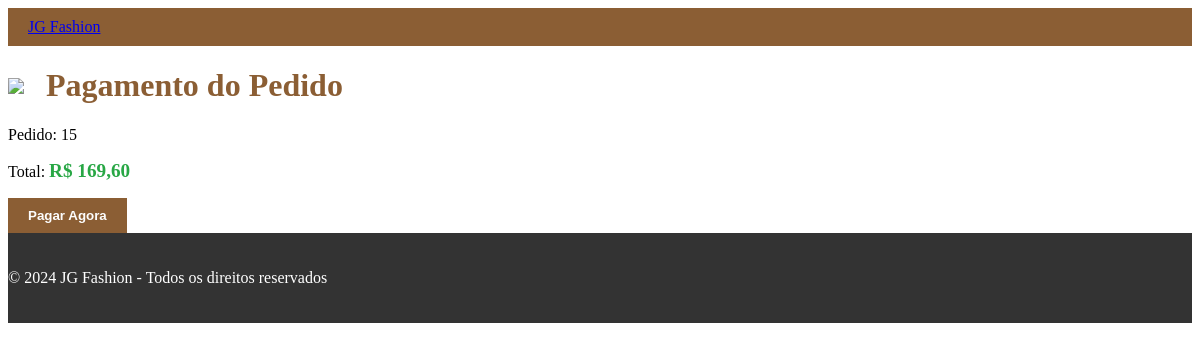
/checkout/ (signed in), run on an earlier commit of the app's database.
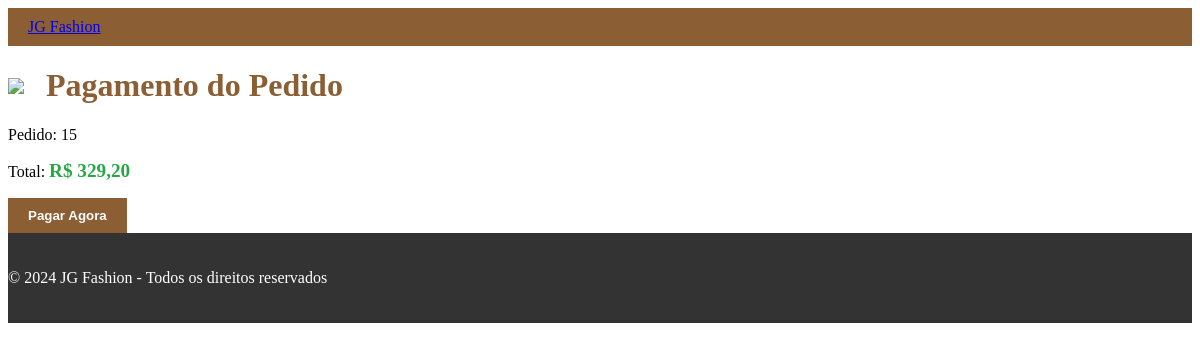
And on a later commit of the database.
### store/models.py (models this page shows, shortened)
class Order(models.Model):
    customer = models.ForeignKey(Customer, on_delete=models.SET_NULL, blank=True, null=True)
    date_ordered = models.DateTimeField(auto_now_add=True)
    complete = models.BooleanField(default=False, null=True, blank=False)
    transaction_id = models.CharField(max_length=100, null=True)
    def get_total(self):
        total = sum([item.get_total() for item in self.orderitem_set.all()])
        return total
    def get_cart_total(self):
        return self.get_total()

class OrderItem(models.Model):
    product = models.ForeignKey(Product, on_delete=models.SET_NULL, null=True)
    order = models.ForeignKey(Order, on_delete=models.SET_NULL, null=True)
    quantity = models.IntegerField(default=0, null=True, blank=True)
    date_added = models.DateTimeField(auto_now_add=True)
    def get_total(self):
        return self.quantity * self.product.price

class Product(models.Model):
    name = models.CharField(max_length=200)
    price = models.FloatField()
    image_url = models.URLField(max_length=200, null=True, blank=True)
    digital = models.BooleanField(default=False, null=True, blank=True)
    delete_product = models.BooleanField(default=False, null=True, blank=True)
    category = models.ForeignKey(Category, on_delete=models.SET_NULL, null=True, blank=True)
    description = models.TextField(null=True, blank=True)

### store/views.py (the view)
# urls.py: path('checkout/', views.checkout, name="checkout"),
def checkout(request):
    if request.user.is_authenticated:
        customer, created = Customer.objects.get_or_create(user=request.user)
        order, created = Order.objects.get_or_create(customer=customer, complete=False)
        items = order.orderitem_set.all()
        total_items = sum(item.quantity for item in items)
        total_price = sum(item.product.price * item.quantity for item in items)
    else:
        items = []
        total_items = 0
        total_price = 0
    context = {
        'items': items,
        'order': order,
        'stripe_publishable_key': settings.STRIPE_PUBLISHABLE_KEY,
        'total_items': total_items,
        'total_price': total_price,
    }
    return render(request, 'store/checkout.html', context)

### store/templates/store/checkout.html (shortened to what this page needs)
{% load static %}
<!DOCTYPE html>
<html lang="en">
<head>
</head>
<body>
    <nav class="navbar">
        <div class="container">
            <a href="{% url 'store' %}" class="navbar-brand mb-0 h1">JG Fashion</a>
        </div>
    </nav>
    <div class="container mt-5">
        <h1 class="cart-title"><img src="{% static 'path/to/cart-icon.png' %}" class="cart-icon">Pagamento do Pedido</h1>
        <p>Pedido: {{ order.id }}</p>
        <p>Total: <span class="total">R$ {{ order.get_cart_total|floatformat:2 }}</span></p>
        <form id="checkout-form" method="POST">
            <button type="button" id="pay-button" class="btn btn-success">Pagar Agora</button>
        </form>
    </div>
    <footer class="footer text-center mt-5">
        <p>© 2024 JG Fashion - Todos os direitos reservados</p>
    </footer>
</body>
</html>

What changed in the data, as far as the page shows it:
changed through a linked row, Order id 15: get_cart_total "169,60" → "329,20"
